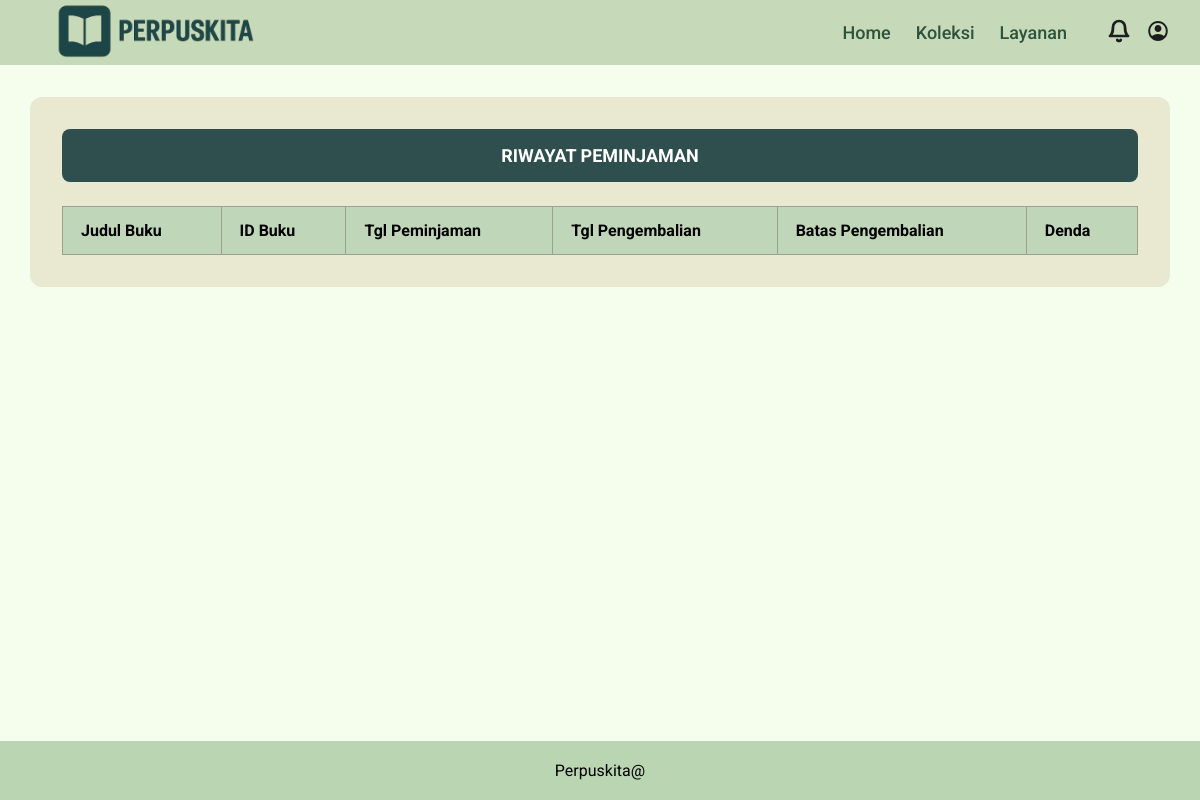
Page /perpusimk/pages/riwayat.php (signed in) on the earlier database version.
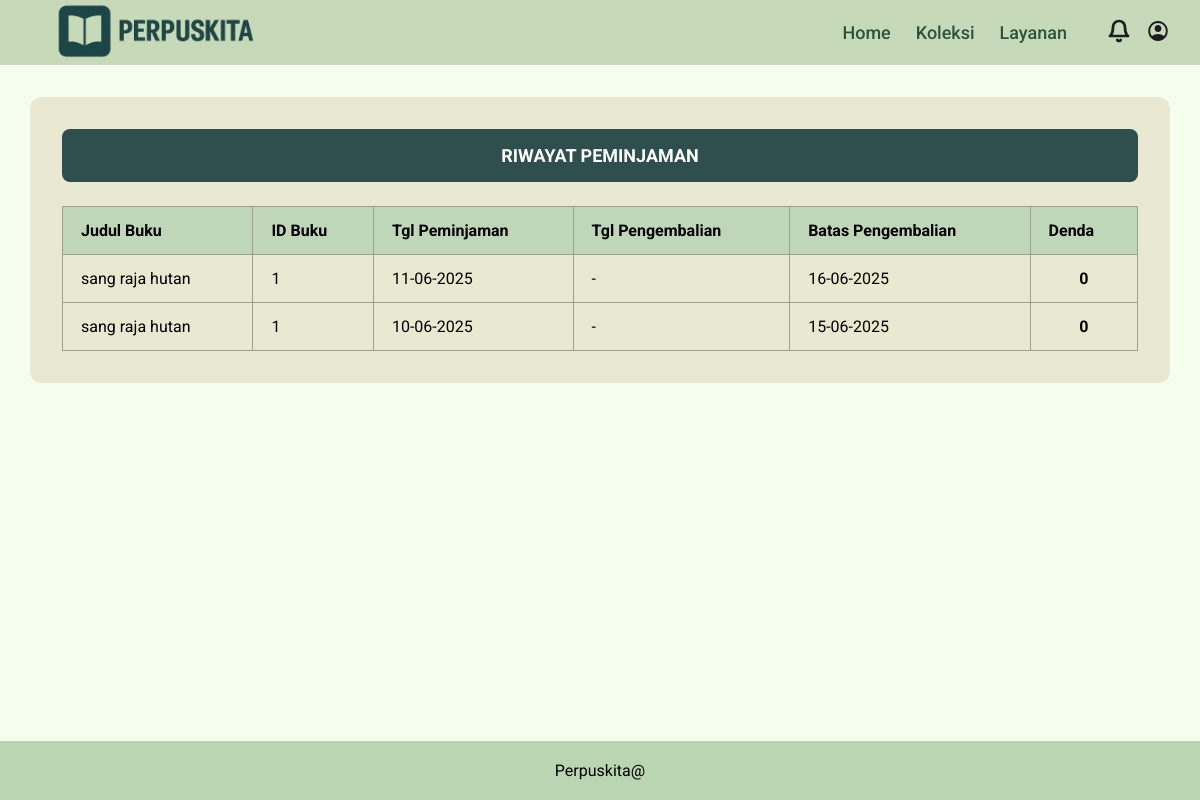
Same page on the later database version.
### tables this page shows
CREATE TABLE `riwayat_peminjaman` (
  `id_peminjaman` int(11) NOT NULL,
  `id_user` int(11) NOT NULL,
  `id_buku` int(11) NOT NULL,
  `id_admin` int(11) NOT NULL,
  `denda` int(11) DEFAULT NULL,
  `tanggal_pinjam` datetime NOT NULL,
  `tanggal_batas` datetime NOT NULL,
  `tanggal_kembali` datetime DEFAULT NULL
);

CREATE TABLE `buku` (
  `id_buku` int(11) NOT NULL,
  `judul` varchar(255) NOT NULL,
  `penulis` varchar(255) NOT NULL,
  `penerbit` varchar(255) NOT NULL,
  `halaman` int(11) NOT NULL,
  `kategori` varchar(255) NOT NULL,
  `sipnosis` varchar(255) NOT NULL,
  `cover` varchar(255) NOT NULL
);

### perpusimk/pages/riwayat.php (the view, shortened to what this page needs)
<?php
include '../php/db.php';
$id_user = $_SESSION['id_user'];
$stmt = $conn->prepare("SELECT b.judul, b.id_buku, r.tanggal_pinjam, r.tanggal_batas, r.tanggal_kembali, r.denda
                        FROM riwayat_peminjaman r
                        JOIN buku b ON r.id_buku = b.id_buku
                        WHERE r.id_user = ?
                        ORDER BY r.tanggal_pinjam DESC");
$stmt->bind_param("i", $id_user);
$stmt->execute();
$result = $stmt->get_result();
?>
<!DOCTYPE html>
<html lang="id">
  <head>
    <link rel="stylesheet" href="../css/riwayat.css" />
  </head>
  <body>
    <header class="header">
      <div class="header-left">
        <img src="../img/chat-gpt-image-29-apr-2025-21-23-28-20.png" alt="Logo" class="logo-icon" />
      </div>
      <div class="header-right">
        <nav class="nav-menu">
          <a class="nav-item" href="../index.php">Home</a>
          <a class="nav-item" href="koleksi.php">Koleksi</a>
          <a class="nav-item" href="layanan.html">Layanan</a>
        </nav>
        <div class="icons">
          <a href="../notifikasi.html"><img src="../img/bell0.svg" alt="Notifikasi" class="icon" /></a>
          <a href="../pages/profil.php"><img src="../img/account-circle0.svg" alt="User" class="icon" /></a>
        </div>
      </div>
    </header>
    <main class="container">
      <h2 class="section-title">RIWAYAT PEMINJAMAN</h2>
      <table class="history-table">
        <thead>
          <tr>
            <th>Judul Buku</th>
            <th>ID Buku</th>
            <th>Tgl Peminjaman</th>
            <th>Tgl Pengembalian</th>
            <th>Batas Pengembalian</th>
            <th>Denda</th>
          </tr>
        </thead>
        <tbody>
          <?php while ($row = $result->fetch_assoc()): ?>
          <tr>
            <td><?= htmlspecialchars($row['judul']) ?></td>
            <td><?= htmlspecialchars($row['id_buku']) ?></td>
            <td><?= date('d-m-Y', strtotime($row['tanggal_pinjam'])) ?></td>
            <td>
              <?= $row['tanggal_kembali'] ? date('d-m-Y', strtotime($row['tanggal_kembali'])) : '-' ?>
            </td>
            <td><?= date('d-m-Y', strtotime($row['tanggal_batas'])) ?></td>
            <td class="denda"><?= $row['denda'] ?></td>
          </tr>
          <?php endwhile; ?>
        </tbody>
      </table>
    </main>
    <footer class="footer">
      <p>Perpuskita@</p>
    </footer>
  </body>
</html>

### perpusimk/css/riwayat.css (style rules this page uses)
* { box-sizing: border-box; margin: 0; padding: 0; }
body { font-family: "Roboto", sans-serif; position: relative; min-height: 100vh; background-color: #f5fdec; }
.header { background-color: rgba(197, 217, 184, 0.95); height: 65px; display: flex; justify-content: space-between; align-items: center; padding: 0 30px; position: relative; z-index: 1; }
.header-left { display: flex; align-items: center; gap: 10px; }
.logo-icon { width: 250px; height: auto; }
.header-right { display: flex; align-items: center; gap: 40px; }
.nav-menu { display: flex; gap: 25px; }
.nav-item { font-size: 18px; font-weight: 500; color: #2f523d; cursor: pointer; transition: color 0.3s ease; text-decoration: none; }
.icons { display: flex; align-items: center; gap: 15px; }
.icon { width: 24px; height: 24px; cursor: pointer; }
.container { max-width: 95%; margin: 32px auto; background: #e9e9d1; padding: 32px; border-radius: 12px; }
.section-title { background-color: #2f4f4f; color: white; padding: 16px 24px; border-radius: 8px; font-weight: bold; margin-bottom: 24px; font-size: 18px; text-align: center; }
.history-table { width: 100%; border-collapse: collapse; font-size: 16px; }
.history-table thead tr { background-color: #bfd6b8; font-weight: bold; }
.history-table th, .history-table td { border: 1px solid #9ca18d; padding: 14px 18px; text-align: left; vertical-align: top; }
.history-table td { word-break: break-word; }
.history-table td.denda { text-align: center; font-weight: bold; }
.footer { background-color: #b9d5b1; text-align: center; padding: 20px; width: 100%; position: fixed; bottom: 0; }

Differences in the rows shown:
added riwayat_peminjaman: id_buku.judul "sang raja hutan", id_buku.id_buku "1", tanggal_pinjam "11-06-2025", tanggal_batas "16-06-2025", denda "0"
added riwayat_peminjaman: id_buku.judul "sang raja hutan", id_buku.id_buku "1", tanggal_pinjam "10-06-2025", tanggal_batas "15-06-2025", denda "0"
